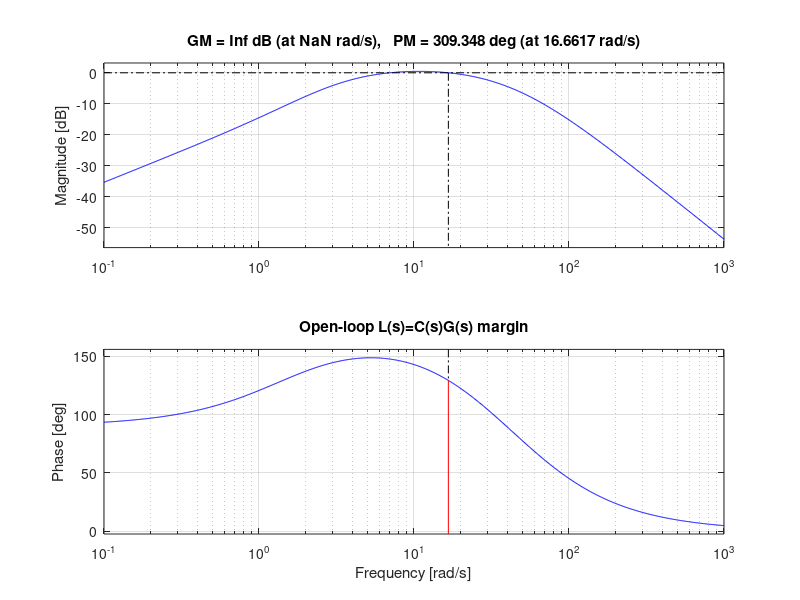
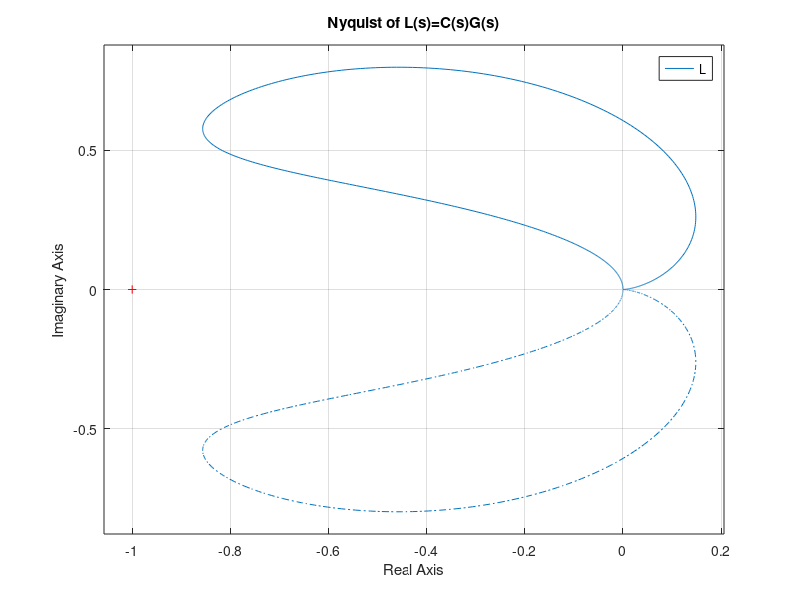
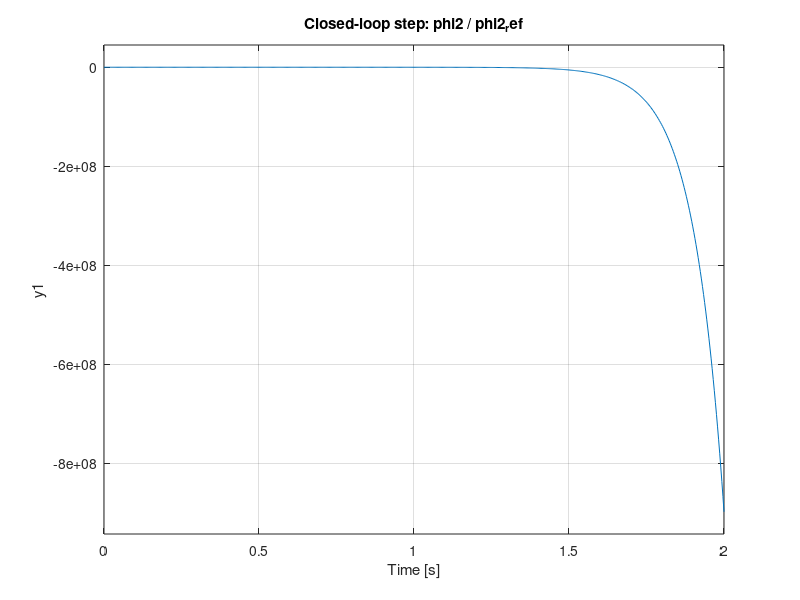
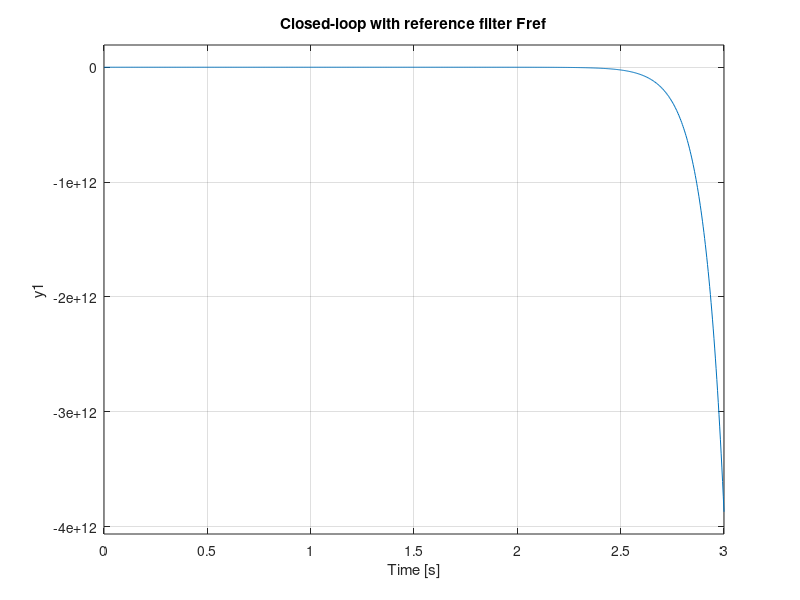

Source code (MATLAB) for these figures, in order:

clear
pkg load control


alpha_w = 0.6007
beta_w = 56.434
gamma_w = 26.960
alpha_z = 10.950
beta_z = 17.906
gamma_z = 8.5542

% Állapottér mátrixok
A = [ -beta_w   0        alpha_w;
      -beta_z   0        alpha_z;
       0        1        0 ];

B = [ gamma_w;
      gamma_z;
      0 ];

C = [0 0 1];
D = 0;
sys_phi = ss(A,B,C,D);

s = tf("s");

% --- PLANT (a te kiirt tf-ed alapjan) ---
G = (8.554*s) / (s^3 + 56.43*s^2 - 10.95*s - 607.2);

% --- CEL CUTOFF (tapadasbarat elso probanak) ---
wc = 7;

wz = 1.5;
wp = 30;
Lead = (1 + s/wz) / (1 + s/wp);

Gj = freqresp(G, wc);
Lj = freqresp(Lead, wc);
K  = 1 / abs(Gj * Lj);
C  = -K * Lead;


L = minreal(C*G);
T = minreal(feedback(L, 1));   % zart hurku: y/r
S = minreal(1/(1+L));          % erzekenyseg

printf("\n--- DESIGN SUMMARY ---\n");
printf("wc target      = %.3f rad/s\n", wc);
printf("lead wz/wp     = %.3f / %.3f rad/s\n", wz, wp);
printf("computed K     = %.3f\n", K);

% --- Polusok / zerusok ellenorzes (minimalfazis, stabilitas) ---
pG = pole(G);
zG = zero(G);

tol = 1e-9;
is_unstable = any(real(pG) > tol);
is_nonmin   = any(real(zG) > tol);

printf("\nPlant poles:\n"); disp(pG);
printf("Plant zeros:\n"); disp(zG);

if is_nonmin
  disp("Plant: NON-minimum-phase (RHP zero).");
else
  disp("Plant: minimum-phase (no RHP zero).");
end

if is_unstable
  disp("Plant: UNSTABLE (has RHP pole).");
else
  disp("Plant: stable.");
end

% --- Zart hurku polusok ---
printf("\nClosed-loop poles (T):\n");
disp(pole(T));

% --- Marginok (ha van ertelmezheto atlepes) ---
printf("\nMargins (open-loop L=C*G):\n");
try
  [gm, pm, wgc, wpc] = margin(L);
  printf("GM = %.3f (%.2f dB) at wpc=%.3f rad/s\n", gm, 20*log10(gm), wpc);
  printf("PM = %.2f deg at wgc=%.3f rad/s\n", pm, wgc);
catch
  disp("margin() failed (no crossover etc).");
end

% --- Plotok ---
figure(1); margin(L); grid on; title("Open-loop L(s)=C(s)G(s) margin");
figure(2); nyquist(L); grid on; title("Nyquist of L(s)=C(s)G(s)");
figure(3); step(T); grid on; title("Closed-loop step: phi2 / phi2_ref");

% --- Opcionális: referencia szuro tapadasra (lassabb parancs) ---
% 1. rendu low-pass a referenciara, hogy ne kerjen nagy gyorsitast
Tr = 0.5;                % s (0.3-1.0s tipikusan)
Fref = 1/(Tr*s + 1);

Tref = minreal(T*Fref);  % y/r, ahol r mar szurve
figure(4); step(Tref); grid on; title("Closed-loop with reference filter Fref");

printf("L(jwc) magnitude = %.3f, phase = %.2f deg\n", abs(freqresp(L,wc)), angle(freqresp(L,wc))*180/pi);

